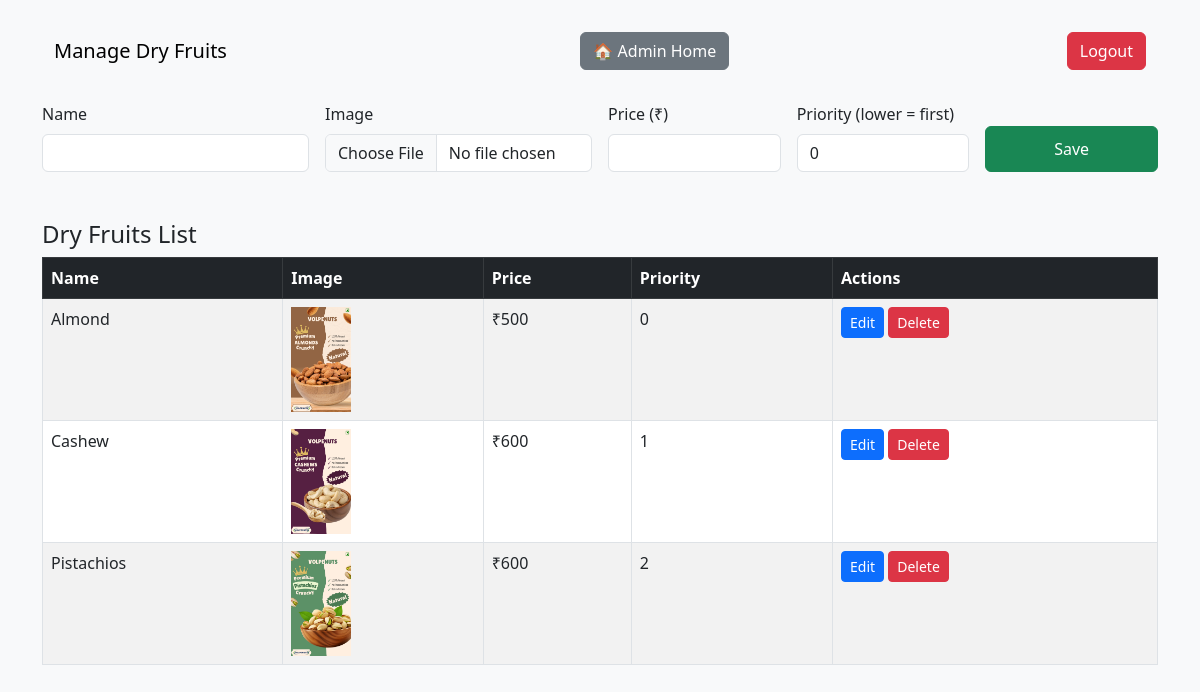
/admin/dryfruits (signed in), run on the app's committed database.
### models.py (models this page shows)
class DryFruit(db.Model):
    id = db.Column(db.Integer, primary_key=True)
    name = db.Column(db.String(50), nullable=False)
    image = db.Column(db.String(200), nullable=False)
    price = db.Column(db.Integer, nullable=False)
    priority = db.Column(db.Integer, default=0)  # Lower number = higher priority

### admin_routes.py (the view, shortened to what this page needs)
@admin_bp.route("/dryfruits", methods=["GET", "POST"])
def dryfruits():
    if not session.get("admin_logged_in"):
        return redirect(url_for("admin_bp.login"))
    form = DryFruitForm()
    fruits = DryFruit.query.order_by(DryFruit.priority.asc()).all()
    return render_template("admin_dryfruits.html", form=form, fruits=fruits)

### forms.py
class DryFruitForm(FlaskForm):
    name = StringField('Name', validators=[DataRequired()])
    image = FileField("Image", validators=[FileAllowed(['jpg', 'png', 'jpeg'])])
    price = DecimalField('Price (₹)', validators=[DataRequired()])
    priority = IntegerField('Priority (lower = first)', default=0)
    submit = SubmitField('Save')

### app.py (called while the page is built)
@app.context_processor
def inject_cart():
    return inject_cart_count()

@app.context_processor
def inject_current_year():
    return { 'current_year': datetime.now().year}

### utils.py (called while the page is built)
def inject_cart_count():
    user_id = session.get("user_id")
    cart_key = f"cart_{user_id}" if user_id else "cart"
    cart = session.get(cart_key, [])
    return dict(cart_count=len(cart))

### templates/admin_dryfruits.html (shortened to what this page needs)
<!DOCTYPE html>
<html lang="en">
<head>
  <link href="https://cdn.jsdelivr.net/npm/bootstrap@5.3.0/dist/css/bootstrap.min.css" rel="stylesheet">
</head>
<body class="bg-light">
  <div class="container mt-4">
    <nav class="navbar navbar-light bg-light mb-4">
      <div class="container-fluid">
        <span class="navbar-brand mb-0 h1">Manage Dry Fruits</span>
        <a href="{{ url_for('admin_bp.home') }}" class="btn btn-secondary">🏠 Admin Home</a>
        <a href="{{ url_for('admin_bp.logout') }}" class="btn btn-danger">Logout</a>
      </div>
    </nav>
    <form method="POST" enctype="multipart/form-data" class="row g-3 mb-5">
      <div class="col-md-3">{{ form.name.label(class="form-label") }} {{ form.name(class="form-control") }}</div>
      <div class="col-md-3">{{ form.image.label(class="form-label") }} {{ form.image(class="form-control") }}</div>
      <div class="col-md-2">{{ form.price.label(class="form-label") }} {{ form.price(class="form-control") }}</div>
      <div class="col-md-2">{{ form.priority.label(class="form-label") }} {{ form.priority(class="form-control") }}</div>
      <div class="col-md-2 d-grid">{{ form.submit(class="btn btn-success mt-4") }}</div>
    </form>
    <h4>Dry Fruits List</h4>
    <table class="table table-bordered table-striped">
      <thead class="table-dark">
        <tr><th>Name</th><th>Image</th><th>Price</th><th>Priority</th><th>Actions</th></tr>
      </thead>
      <tbody>
        {% for fruit in fruits %}
        <tr>
          <td>{{ fruit.name }}</td>
          <td><img src="{{ url_for('static', filename=fruit.image) }}" width="60"></td>
          <td>₹{{ fruit.price }}</td>
          <td>{{ fruit.priority }}</td>
          <td>
            <a href="{{ url_for('admin_bp.edit', id=fruit.id) }}" class="btn btn-sm btn-primary">Edit</a>
            <a href="{{ url_for('admin_bp.delete', id=fruit.id) }}" class="btn btn-sm btn-danger">Delete</a>
          </td>
        </tr>
        {% endfor %}
      </tbody>
    </table>
  </div>
</body>
</html>

### data on the page
DryFruit: name "Almond", image (picture), price "500", priority "0"
DryFruit: name "Cashew", image (picture), price "600", priority "1"
DryFruit: name "Pistachios", image (picture), price "600", priority "2"
